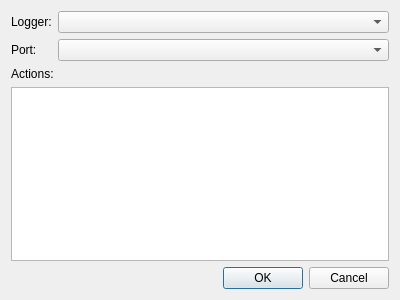
<?xml version="1.0" encoding="UTF-8"?>
<ui version="4.0">
 <class>Dialog</class>
 <widget class="QDialog" name="Dialog">
  <property name="geometry">
   <rect>
    <x>0</x>
    <y>0</y>
    <width>400</width>
    <height>300</height>
   </rect>
  </property>
  <property name="windowTitle">
   <string>Dialog</string>
  </property>
  <layout class="QVBoxLayout" name="verticalLayout">
   <item>
    <layout class="QFormLayout" name="formLayout">
     <property name="fieldGrowthPolicy">
      <enum>QFormLayout::AllNonFixedFieldsGrow</enum>
     </property>
     <item row="0" column="0">
      <widget class="QLabel" name="label_3">
       <property name="text">
        <string>Logger:</string>
       </property>
      </widget>
     </item>
     <item row="0" column="1">
      <widget class="QComboBox" name="comboBox_3"/>
     </item>
     <item row="1" column="0">
      <widget class="QLabel" name="label_2">
       <property name="text">
        <string>Port:</string>
       </property>
      </widget>
     </item>
     <item row="1" column="1">
      <widget class="QComboBox" name="comboBox_2"/>
     </item>
    </layout>
   </item>
   <item>
    <widget class="QLabel" name="label">
     <property name="text">
      <string>Actions:</string>
     </property>
    </widget>
   </item>
   <item>
    <widget class="QTreeView" name="treeView"/>
   </item>
   <item>
    <widget class="QDialogButtonBox" name="buttonBox">
     <property name="orientation">
      <enum>Qt::Horizontal</enum>
     </property>
     <property name="standardButtons">
      <set>QDialogButtonBox::Cancel|QDialogButtonBox::Ok</set>
     </property>
    </widget>
   </item>
  </layout>
 </widget>
 <resources/>
 <connections>
  <connection>
   <sender>buttonBox</sender>
   <signal>accepted()</signal>
   <receiver>Dialog</receiver>
   <slot>accept()</slot>
   <hints>
    <hint type="sourcelabel">
     <x>248</x>
     <y>254</y>
    </hint>
    <hint type="destinationlabel">
     <x>157</x>
     <y>274</y>
    </hint>
   </hints>
  </connection>
  <connection>
   <sender>buttonBox</sender>
   <signal>rejected()</signal>
   <receiver>Dialog</receiver>
   <slot>reject()</slot>
   <hints>
    <hint type="sourcelabel">
     <x>316</x>
     <y>260</y>
    </hint>
    <hint type="destinationlabel">
     <x>286</x>
     <y>274</y>
    </hint>
   </hints>
  </connection>
 </connections>
</ui>
